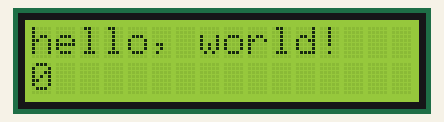
Recording of a sketch running on a simulated Arduino Uno, built with avr-gcc and run on an emulated ATmega328P. Parts: 16×2 character LCD. What the sketch prints to the serial monitor is not drawn.

Above: at 0.1 s.
At 1.1 s:
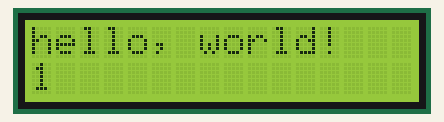

The sketch:

LCD.ino
```cpp
#include <LiquidCrystal.h>
const int RS = 12, EN = 14, d4 = 2, d5 = 0, d6 = 4, d7 = 5;
LiquidCrystal lcd(RS, EN, d4, d5, d6, d7);

void setup() {
                         // set up the LCD's number of columns and rows:
  lcd.begin(16, 2);
                      // Print a message to the LCD.
  lcd.print("hello, world!");
  Serial.begin(115200);
}

void loop() {
  // set the cursor to column 0, line 1
  // (note: line 1 is the second row, since counting begins with 0):
  lcd.setCursor(0, 1);
  // print the number of seconds since reset:
  lcd.print(millis() / 1000);
  Serial.println(millis()/1000);

}
```

Measured:
- what the display in image 1 shows lasts 1.0 s, from 1.0 s to 2.0 s
